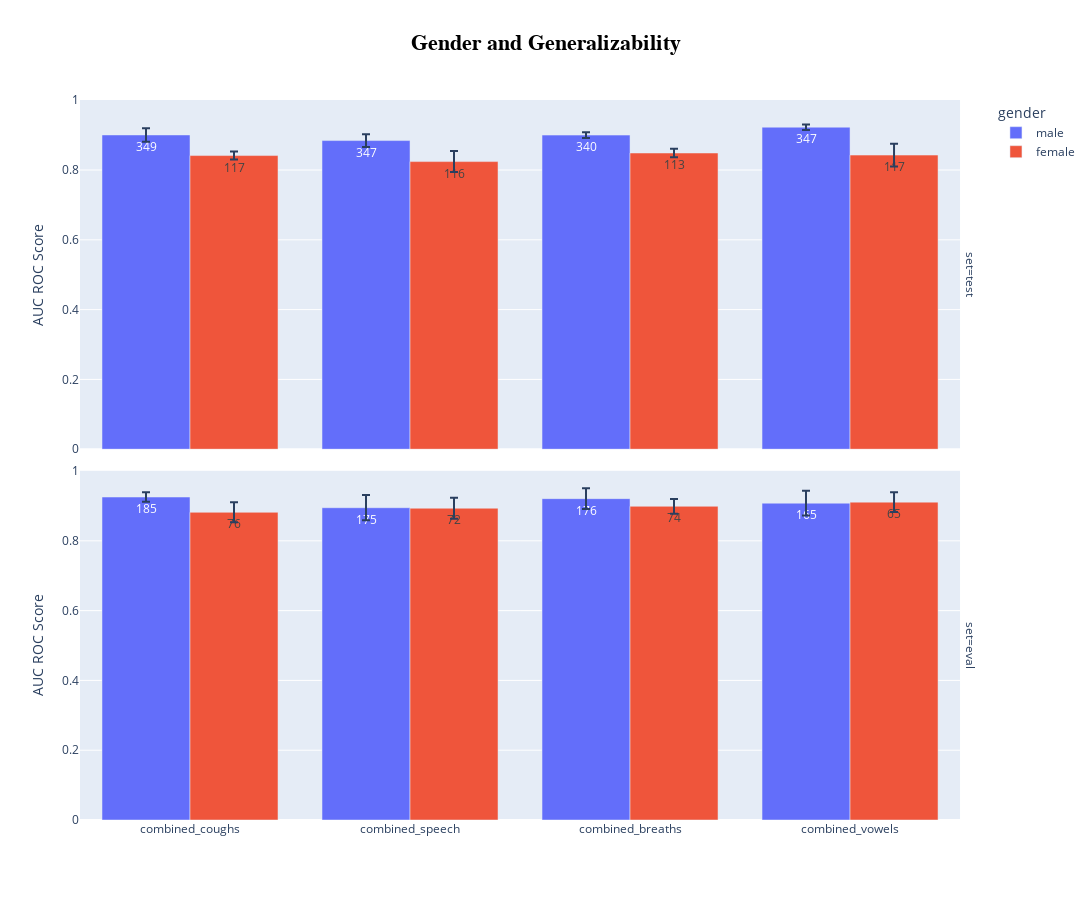

The notebook cell this image was saved under:
### Code cell
set_types = [
    "test",
    "eval"
]
df_visual = pd.DataFrame(columns=["gender", "modality", "values", "mean", "std", "set", "count"])


fig = go.Figure()
for set_type in set_types:
    for modality in use_modalities:
        aucroc_male, aucroc_female, total_aucroc = [],[],[]
        for seed in seeds:
            temp_df = merged_df.copy()
            temp_df = temp_df[temp_df["seed"] == seed]
            # if len(set_types) < 2:
            #     temp_df = temp_df[temp_df["set_type"] == set_types[0]]
            temp_df = temp_df[temp_df["set_type"] == set_type]
            temp_df = temp_df[temp_df["rec_type"] == modality]


            df_male = temp_df[temp_df["gender"] == "male"]
            df_female = temp_df[temp_df["gender"] == "female"]


            aucroc_male.append(ju.get_aucroc(list(df_male.label), list(df_male.prediction)))
            aucroc_female.append(ju.get_aucroc(list(df_female.label), list(df_female.prediction)))
            total_aucroc.append(ju.get_aucroc(list(temp_df.label), list(temp_df.prediction)))

        df_visual = df_visual.append({"gender": "male", "modality": modality, "values":aucroc_male,  "mean":np.mean(aucroc_male), "std":np.std(aucroc_male), "set":set_type, "count": len(df_male.ID.value_counts())}, ignore_index=True)
        df_visual = df_visual.append({"gender": "female", "modality": modality, "values":aucroc_female,  "mean":np.mean(aucroc_female), "std":np.std(aucroc_female), "set":set_type, "count": len(df_female.ID.value_counts())}, ignore_index=True)

        # aucroc_male, aucroc_female, total_aucroc = np.mean(aucroc_male),  np.mean(aucroc_female),  np.mean(total_aucroc)
        # print(f"modality: {modality}")
        # print(f"Datasets Used: {set_type}")
        # print(f"AUC ROC for male Participants (count: {len(df_male.ID.value_counts())}):   {round(aucroc_male*100, 1)}% \nAUC ROC for female Participants   (count: {len(df_female.ID.value_counts())}):    {round(aucroc_female*100,1)}%  \nAUC ROC for all Participants   (count: {len(temp_df.ID.value_counts())}):    {round(total_aucroc*100,1)}%")
fig = px.bar(df_visual, x="modality", y='mean', error_y='std', color="gender", facet_row='set', title='Mean and Std Deviation of Values per Row', barmode="group", text="count")
layout = go.Layout(
    title={
        'text': '<b>Gender and Generalizability</b>',
        'x': 0.5,  # Center the title
        'xanchor': 'center',  # Center the title
        'font': {'size': 22, 'color': 'black', 'family': 'Arial'}
        
    },
)
layout['height'] = 900  # You can adjust this value as needed
layout['width'] = 1200  # You can adjust this value as needed

subtitles = ['', '']  # Customize the subtitles here
for i, subtitle in enumerate(subtitles):
    fig.update_xaxes(title_text=subtitle, row=i+1, col=1)

fig.update_layout(layout)
fig.update_yaxes(title_text='AUC ROC Score', row=1, col=1)
fig.update_yaxes(title_text='AUC ROC Score', row=2, col=1)
fig.update_traces(textposition='inside')

fig.show()

### Figure 1 — Plotly figure (JSON) as saved in the notebook; plotly's stock layout.template omitted (floating-point values rounded to 4 significant figures)
{"data": [{"alignmentgroup": "True", "error_y": {"array": [0.01943, 0.01821, 0.008393, 0.007756]}, "hovertemplate": "gender=male<br>set=test<br>modality=%{x}<br>mean=%{y}<br>count=%{text}<extra></extra>", "legendgroup": "male", "marker": {"color": "#636efa", "pattern": {"shape": ""}}, "name": "male", "offsetgroup": "male", "orientation": "v", "showlegend": true, "text": [349, 347, 340, 347], "textposition": "inside", "type": "bar", "x": ["combined_coughs", "combined_speech", "combined_breaths", "combined_vowels"], "xaxis": "x2", "y": [0.9006, 0.8844, 0.9002, 0.9228], "yaxis": "y2"}, {"alignmentgroup": "True", "error_y": {"array": [0.01335, 0.03621, 0.02976, 0.0356]}, "hovertemplate": "gender=male<br>set=eval<br>modality=%{x}<br>mean=%{y}<br>count=%{text}<extra></extra>", "legendgroup": "male", "marker": {"color": "#636efa", "pattern": {"shape": ""}}, "name": "male", "offsetgroup": "male", "orientation": "v", "showlegend": false, "text": [185, 175, 176, 165], "textposition": "inside", "type": "bar", "x": ["combined_coughs", "combined_speech", "combined_breaths", "combined_vowels"], "xaxis": "x", "y": [0.9256, 0.8949, 0.9209, 0.9079], "yaxis": "y"}, {"alignmentgroup": "True", "error_y": {"array": [0.01141, 0.03003, 0.01187, 0.03263]}, "hovertemplate": "gender=female<br>set=test<br>modality=%{x}<br>mean=%{y}<br>count=%{text}<extra></extra>", "legendgroup": "female", "marker": {"color": "#EF553B", "pattern": {"shape": ""}}, "name": "female", "offsetgroup": "female", "orientation": "v", "showlegend": true, "text": [117, 116, 113, 117], "textposition": "inside", "type": "bar", "x": ["combined_coughs", "combined_speech", "combined_breaths", "combined_vowels"], "xaxis": "x2", "y": [0.8415, 0.8243, 0.8488, 0.8429], "yaxis": "y2"}, {"alignmentgroup": "True", "error_y": {"array": [0.02867, 0.02996, 0.02109, 0.02825]}, "hovertemplate": "gender=female<br>set=eval<br>modality=%{x}<br>mean=%{y}<br>count=%{text}<extra></extra>", "legendgroup": "female", "marker": {"color": "#EF553B", "pattern": {"shape": ""}}, "name": "female", "offsetgroup": "female", "orientation": "v", "showlegend": false, "text": [76, 72, 74, 65], "textposition": "inside", "type": "bar", "x": ["combined_coughs", "combined_speech", "combined_breaths", "combined_vowels"], "xaxis": "x", "y": [0.8818, 0.8935, 0.899, 0.9109], "yaxis": "y"}], "layout": {"annotations": [{"font": {}, "showarrow": false, "text": "set=eval", "textangle": 90, "x": 0.98, "xanchor": "left", "xref": "paper", "y": 0.2425, "yanchor": "middle", "yref": "paper"}, {"font": {}, "showarrow": false, "text": "set=test", "textangle": 90, "x": 0.98, "xanchor": "left", "xref": "paper", "y": 0.7575, "yanchor": "middle", "yref": "paper"}], "barmode": "group", "height": 900, "legend": {"title": {"text": "gender"}, "tracegroupgap": 0}, "title": {"font": {"color": "black", "family": "Arial", "size": 22}, "text": "<b>Gender and Generalizability</b>", "x": 0.5, "xanchor": "center"}, "width": 1200, "xaxis": {"anchor": "y", "autorange": true, "domain": [0, 0.98], "range": [-0.5, 3.5], "title": {"text": ""}, "type": "category"}, "xaxis2": {"anchor": "y2", "autorange": true, "domain": [0, 0.98], "matches": "x", "range": [-0.5, 3.5], "showticklabels": false, "title": {"text": ""}, "type": "category"}, "yaxis": {"anchor": "x", "autorange": true, "domain": [0, 0.485], "range": [0, 1.001], "title": {"text": "AUC ROC Score"}, "type": "linear"}, "yaxis2": {"anchor": "x2", "autorange": true, "domain": [0.515, 1], "matches": "y", "range": [0, 1.001], "title": {"text": "AUC ROC Score"}, "type": "linear"}}}
